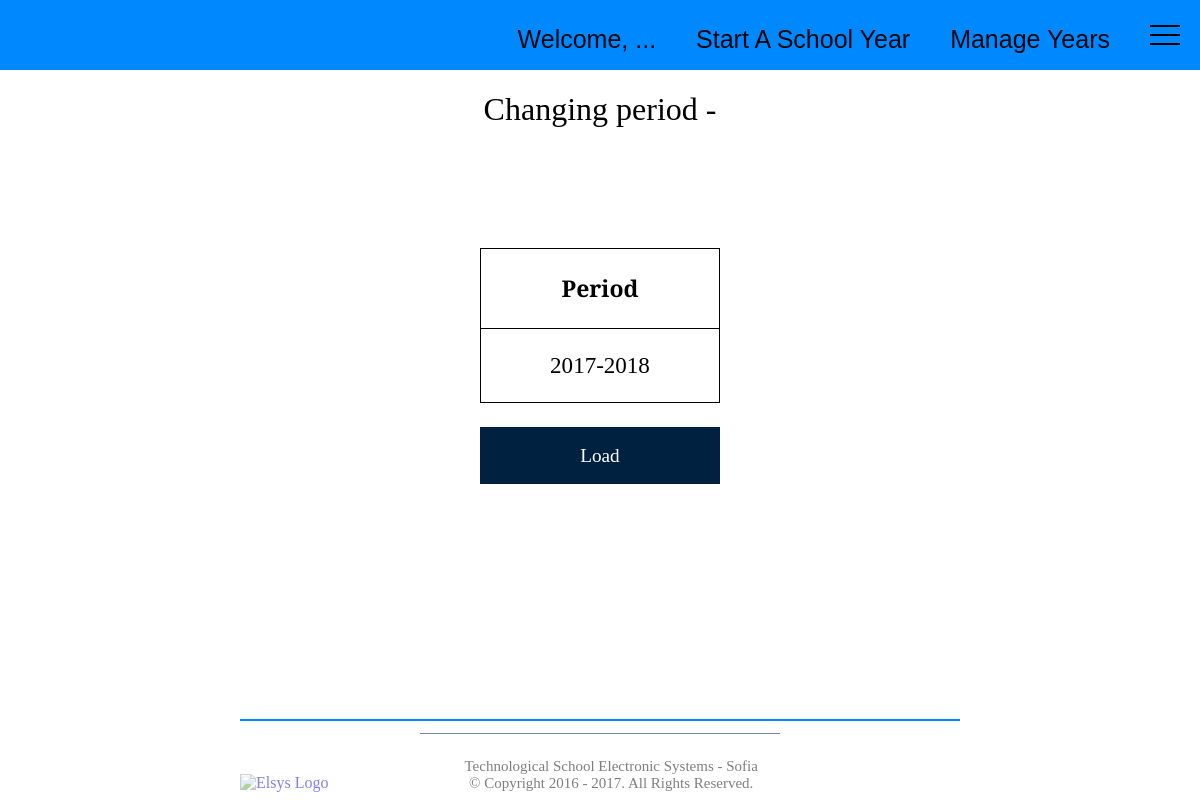
Page /admin_panel/man_years/ on the earlier database version.
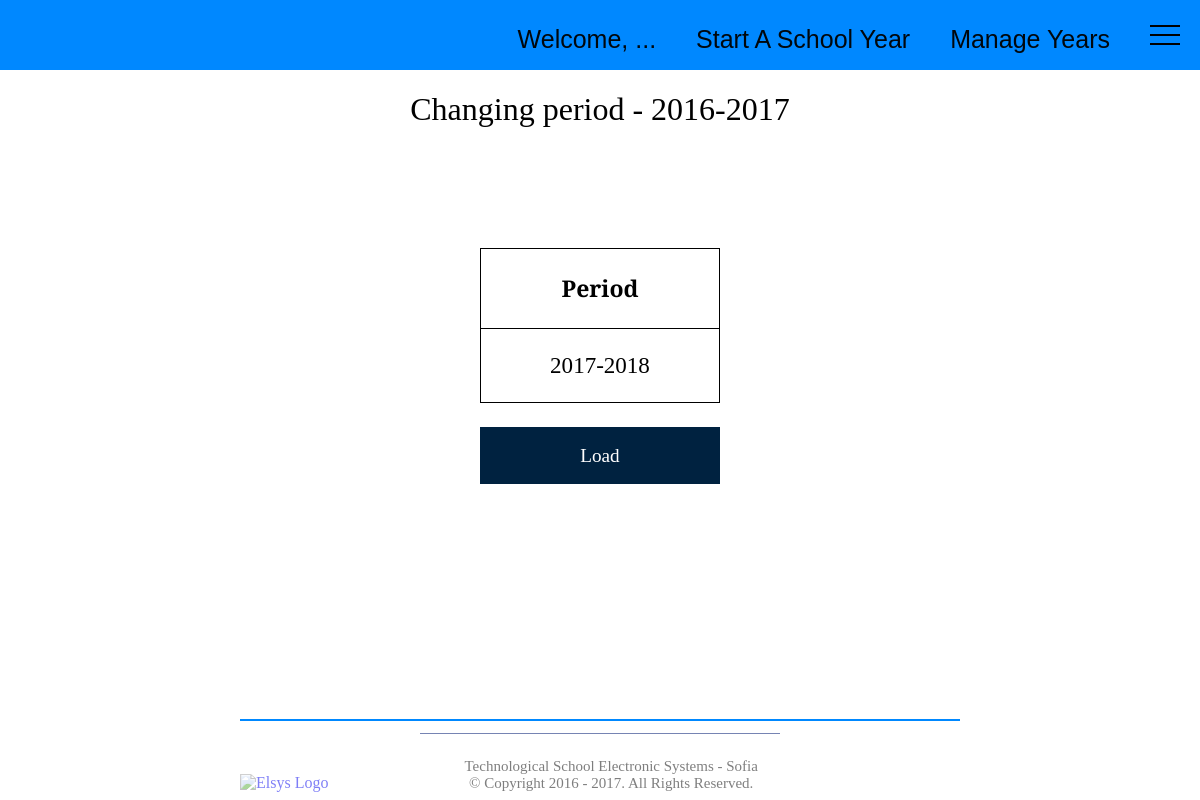
Same page on the later database version.
### admin_panel/models.py (models this page shows)
class Period(models.Model):
    id = models.AutoField(primary_key = True)
    period = models.CharField(max_length = 15, default = str(datetime.datetime.now().year) + "-" + str(datetime.datetime.now().year + 1) )
    is_current_period = models.BooleanField(default = False)

### admin_panel/views.py (the view)
def man_years(request):
    periods = Period.objects.filter(is_current_period = 'False').order_by('period')
    current_period = get_current_period()
    context = {'periods': periods, 'current_period': current_period}
    return render(request, 'man_years.html', context)

### admin_panel/views.py (called while the page is built)
def get_current_period():
    if Period.objects.filter(is_current_period = 'True'):
        return Period.objects.get(is_current_period = 'True')
    else:
        return None

### admin_panel/templates/man_years.html (shortened to what this page needs)
{% extends 'base.html' %}
{% block extra_head %}
  {% load static %}
    <link rel="stylesheet" type="text/css" href="{% static 'other_pages_other/man_years.css' %}">
    <link rel="stylesheet" type="text/css" href="{% static 'other_pages_other/container_css.css' %}">
{% endblock %}
{% block content %}
    <h1>Changing period - {{current_period.period}}</h1>
      <div class="load-a-year">
        <form id="not-simple-form" action=" {% url 'period_change' %}" method="post">
          <table class="simple-table">
            <tr>
              <th>Period</th>
            </tr>
            {% if periods %}
              {% for period in periods %}
              <tr>
                <td id="{{period.id}}">{{ period.period }}</td>
              </tr>
              {% endfor %}
            {% endif %}
          </table>
          <a><div class="submit-load">Load</div></a>
        </form>
      </div>
{% endblock %}

### admin_panel/templates/base.html (shortened to what this page needs)
<html>
  {% load static %}
  <head>
    <link rel="stylesheet" type="text/css" href="{% static 'other_pages_other/footer_nav.css' %}">
    <link href="//cdnjs.cloudflare.com/ajax/libs/jquery-form-validator/2.3.26/theme-default.min.css" rel="stylesheet" type="text/css" />
    {% block extra_head %}{% endblock %}
  </head>
  <body class="none">
    <div class="container">
      <ul class="nav" id="navigation">
        <li id="icon" class="icon" onclick="myFunction(this)">
          <div class="bar1"></div>
          <div class="bar2"></div>
          <div class="bar3"></div>
        </li>
        <li id="finyear"><a href="{% url 'man_years'%}">Manage Years</a></li>
        <li id="newyear"><a href="{% url 'new_year'%}">Start A School Year</a></li>
        <li id="greetings"><a href="{% url 'admin_homepage'%}">Welcome, ...</a></li>
      </ul>
      <div class="clearing">
      <div class="main-content" id="main">
        {% block content %}
        {% endblock %}
      </div>
      <div class="footer">
        <div class="line1"></div>
        <div class="line2"></div>
        <a href="http://www.elsys-bg.org/">
          <img src="http://www.elsys-bg.org/wp-content/themes/elsys/images/logo.png" alt="Elsys Logo">
        </a>
        <div class="footer-text">
          Technological School Electronic Systems - Sofia <br>
          &#169; Copyright 2016 - {% now "Y" %}. All Rights Reserved.
        </div>
      </div>
    </div>
    </div>
  </body>
</html>

### admin_panel/static/other_pages_other/footer_nav.css (style rules this page uses)
html,body { padding: 0; margin: 0; height: 100%; }
ul.nav { position: fixed; height: 70px; width: 100%; list-style-type: none; margin: 0; padding: 0; overflow: hidden; background-color: #0088ff; transition: top 0.2s ease-in-out; top: 0; z-index: 6; }
ul.nav li { float: right; }
.nav li a { display: inline-block; text-align: center; text-decoration: none; }
.icon { -webkit-transition: background 0.3s; -moz-transition: background 0.3s; -o-transition: background 0.3s; transition: background 0.3s; }
ul.nav li a, .side a { display: inline-block; color: #01070c; text-align: center; padding: 25px 20px; font-size: 25px; text-decoration: none; transition: 0.3s; font-family: 'Josefin Slab', sans-serif; }
.bar1, .bar2, .bar3 { width: 30px; height: 2px; background-color: black; margin: 7px 20px; transition: 0.4s; }
.icon { padding:18px 0; cursor: pointer; }
.container { min-height: 100%; position: relative; }
.clearing { clear:both; }
.main-content { transition: margin-left .5s; text-align: center; }
.footer { left: 0; position: absolute; bottom: 0.5em; width: 100%; }
.line1 { width: 60%; height: 2px; background-color: #0088ff;; margin: auto; margin-top: 1%; }
.line2 { width: 30%; height: 1px; background-color: #1b3280; opacity: 0.6; margin: auto; margin-top: 1%; }
.footer a { cursor: pointer; display: inline-block; margin-left: 20%; opacity: 0.5; }
.footer-text { text-align: center; display: inline-block; opacity: 0.5; margin-top: 2%; margin-left: 17%; font-size: 17px; margin-right: 35%; }
@media screen and (max-width:1355px) { .footer-text { font-size: 15px; margin-right: 25%; margin-left: 11%; } }

### admin_panel/static/other_pages_other/man_years.css (style rules this page uses)
.load-a-year { position: relative; width: 20%; -webkit-transition: visibility 0s, opacity 0.5s ease-in-out; -moz-transition: visibility 0s, opacity 0.5s ease-in-out; -o-transition: visibility 0s, opacity 0.5s ease-in-out; transition: visibility 0s, opacity 0.5s ease-in-out; margin: auto; margin-top: 10%; height: 0; text-align: center; }
.simple-table, .simple-table th, .simple-table td { border-collapse: collapse; margin: auto; border: 1px solid black; width: 60%; font-size: 1.2em; }
.simple-table th,td { padding-top: 1em; padding-bottom: 1em; -webkit-transition: all 1s ease; -moz-transition: all 1s ease; -o-transition: all 1s ease; transition: all 1s ease; }
.simple-table td { text-align: center; cursor: pointer; }
@media screen and (max-width:1290px) { .simple-table { width: 100%; } }

### admin_panel/static/other_pages_other/container_css.css (style rules this page uses)
h1 { font-weight: normal; font-family: 'Josefin Slab', serif; }
.main-content { font-family: 'Josefin Slab', serif; }
.submit, .next, .submit-thesis, .submit-standard, .submit-reviewer, .prev, .submit-load, .submit-form { cursor: pointer; margin-top: 10%; padding-top: 0.9em; margin-bottom: 1em; background-color: #002240; height: 2em; border: 1px solid #002240; color: #fff; text-decoration: none; font-size: 1.2em; -webkit-transition: all 1s ease; -moz-transition: all 1s ease; -o-transition: all 1s ease; transition: all 1s ease; }
a { text-decoration: none; }

Differences in the rows shown:
added Period: period "2016-2017"
